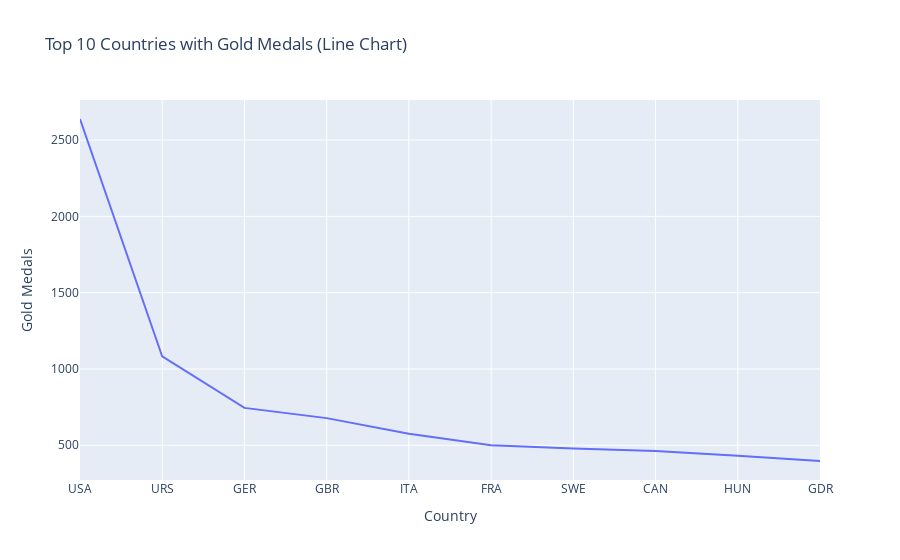

The code cell stored with this chart in its notebook:
### Code cell
fig.show()

### Figure 1 — Plotly figure (JSON) as saved in the notebook; plotly's stock layout.template omitted (floating-point values rounded to 4 significant figures)
{"data": [{"hovertemplate": "Country=%{x}<br>Gold Medals=%{y}<extra></extra>", "legendgroup": "", "line": {"color": "#636efa", "dash": "solid"}, "marker": {"symbol": "circle"}, "mode": "lines", "name": "", "orientation": "v", "showlegend": false, "type": "scatter", "x": ["USA", "URS", "GER", "GBR", "ITA", "FRA", "SWE", "CAN", "HUN", "GDR"], "xaxis": "x", "y": [2638, 1082, 745, 678, 575, 501, 479, 463, 432, 397], "yaxis": "y"}], "layout": {"autosize": true, "legend": {"tracegroupgap": 0}, "title": {"text": "Top 10 Countries with Gold Medals (Line Chart)"}, "xaxis": {"anchor": "y", "autorange": true, "domain": [0, 1], "range": [0, 9], "title": {"text": "Country"}, "type": "category"}, "yaxis": {"anchor": "x", "autorange": true, "domain": [0, 1], "range": [272.5, 2762.0], "title": {"text": "Gold Medals"}, "type": "linear"}}}
